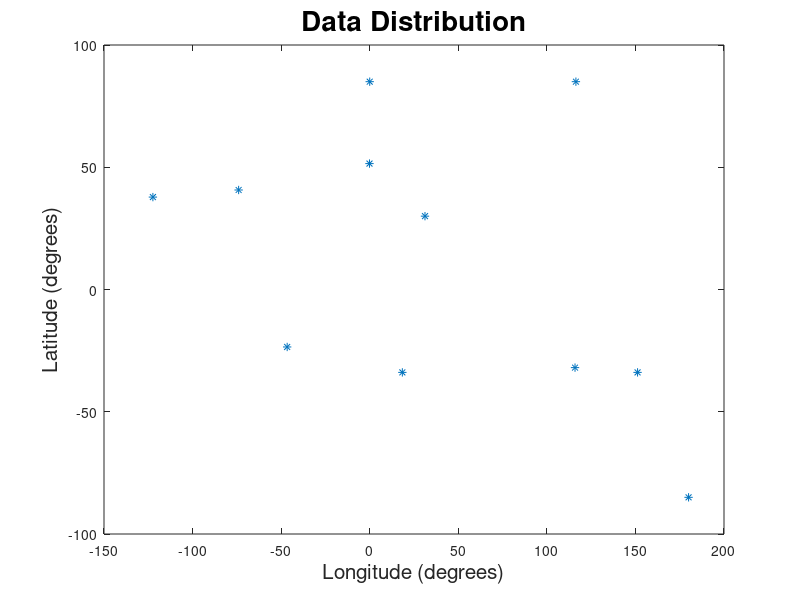

Here is the MATLAB script that generated this plot:
% SIO 229 Gravity and Geomagnetism HW #2
clear all; close all; clc

%% Question 2A
% Write in the data vector d associated with this data

% Site location in latitude and longitude. Converted to theta and phi
siteLat = [-85.00; 85.00; 85.00; 37.80; 51.50; 30.00; 40.70; -23.5; -33.90;
    -31.95; -33.90];
siteLon = [180.00; 0.00; 116.40; -122.40; -0.13; 31.20; -74.00; -46.60;
    18.42; 115.90; 151.20];

theta = 90 - siteLat;           % theta in degrees
phi = siteLon;                  % phi in degrees
N = length(theta);

% Elements of the magnetic field in nT
X = -[-11489.98; 4299.58; 28149.16; 22271.61; 19513.26; 31272.19; 20512.93;
    16604.76; 9202.13; 23415.41; 24400.95];
Y = [9038.53; 7.02; -3373.34; 5685.59; -241.62; 2841.33; -4781.95; -5766.60;
    -4666.18; -549.91; 5652.93];
Z = -[-56215.10; 55749.08; 46548.43; 42496.19; 44814.76; 30123.66; 46697.48;
    -14384.17; -23644.95; -53993.09; -50885.50];

% Data vector containing all the magnetic field
d = [X; Y; Z]

%% Question 2C
% Evaluate the elements of this G matrix

% Columns of G
G1 = [sind(theta); zeros(N,1); 2*cosd(theta)];
G2 = [-cosd(theta).*cosd(phi); -sind(phi); 2*sind(theta).*cosd(phi)];
G3 = [-cosd(theta).*sind(phi); cosd(phi); 2*sind(theta).*sind(phi)];
 
G = [G1 G2 G3]

%% Question 2D
% Calculate G'G, G'd, (G'G)^-1

GtG  = G'*G
Gtd = G'*d
invGtG = inv(GtG)

%% Question 2E
% Find the least squares solution for the l=1 model parameters

% b is the vector g01 g11 h11 in nT
b = G\d

%% Question 2F

IFRP2020 = [-29404.58; -1450.9; 4652.5];
difference = abs((IFRP2020 - b)./(IFRP2020))*100

%% Question 2G
% Do your results depend on the available data distribution?

figure(1)
plot(siteLon, siteLat,'*')
set(gcf,'color','w');
xlabel('Longitude (degrees)','FontSize',15)
ylabel('Latitude (degrees)','FontSize',15)
title('Data Distribution','FontSize',20)

%% Question 2h

f = 1/(298.257);
